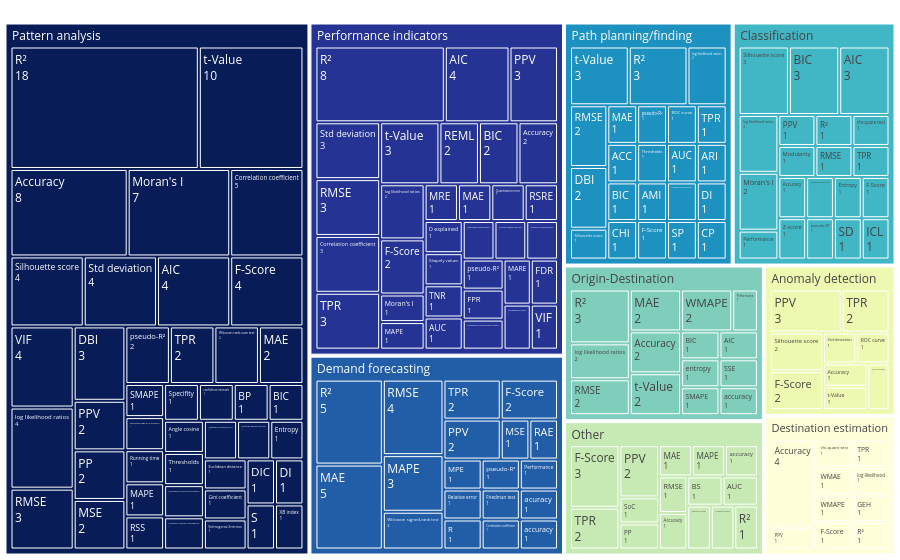

The notebook cell this image was saved under:
### Markdown cell above
### Treemaps

### Code cell
aggregated_table = (
    data[columns]
    .groupby(["Analytical category", "Validation metrics"])[["ID"]]
    .nunique()
    .sort_values(by="ID")
)

aggregated_table2 = (
    data[columns]
    .groupby(["Analytical category", "Validation metrics"])[["ID"]]
    .nunique()
    .groupby(["Analytical category"])[['ID']]
    .sum()
    .sort_values(by="ID", ascending=False)
)

aggregated_table2['ID'] = px.colors.sample_colorscale(px.colors.sequential.YlGnBu_r, len(aggregated_table2['ID']))

fig = px.treemap(
    aggregated_table.reset_index(),
    path=["Analytical category", "Validation metrics"],
    values="ID",
    color='Analytical category',
    color_discrete_map=aggregated_table2.to_dict()['ID']
)
fig.update_traces(
    root_color="white",
    textinfo="label+value"
)
fig.update_layout(margin = dict(t=0, l=0, r=0, b=0))
fig.write_image("img/treemap_analysys_validation.pdf")
fig.show()

### Figure 1 — Plotly figure (JSON) as saved in the notebook; plotly's stock layout.template omitted (floating-point values rounded to 4 significant figures; data arrays with more than 128 entries replaced by an {"elided": "..."} marker saying what was removed)
{"data": [{"branchvalues": "total", "customdata": {"elided": "194x1 str values"}, "domain": {"x": [0, 1], "y": [0, 1]}, "hovertemplate": "labels=%{label}<br>ID=%{value}<br>parent=%{parent}<br>id=%{id}<br>Analytical category=%{customdata[0]}<extra></extra>", "ids": {"elided": "194 str values"}, "labels": {"elided": "194 str values"}, "marker": {"colors": {"elided": "194 str values"}}, "name": "", "parents": {"elided": "194 str values"}, "root": {"color": "white"}, "textinfo": "label+value", "type": "treemap", "values": {"elided": "194 int values"}}], "layout": {"legend": {"tracegroupgap": 0}, "margin": {"b": 0, "l": 0, "r": 0, "t": 0}}}
